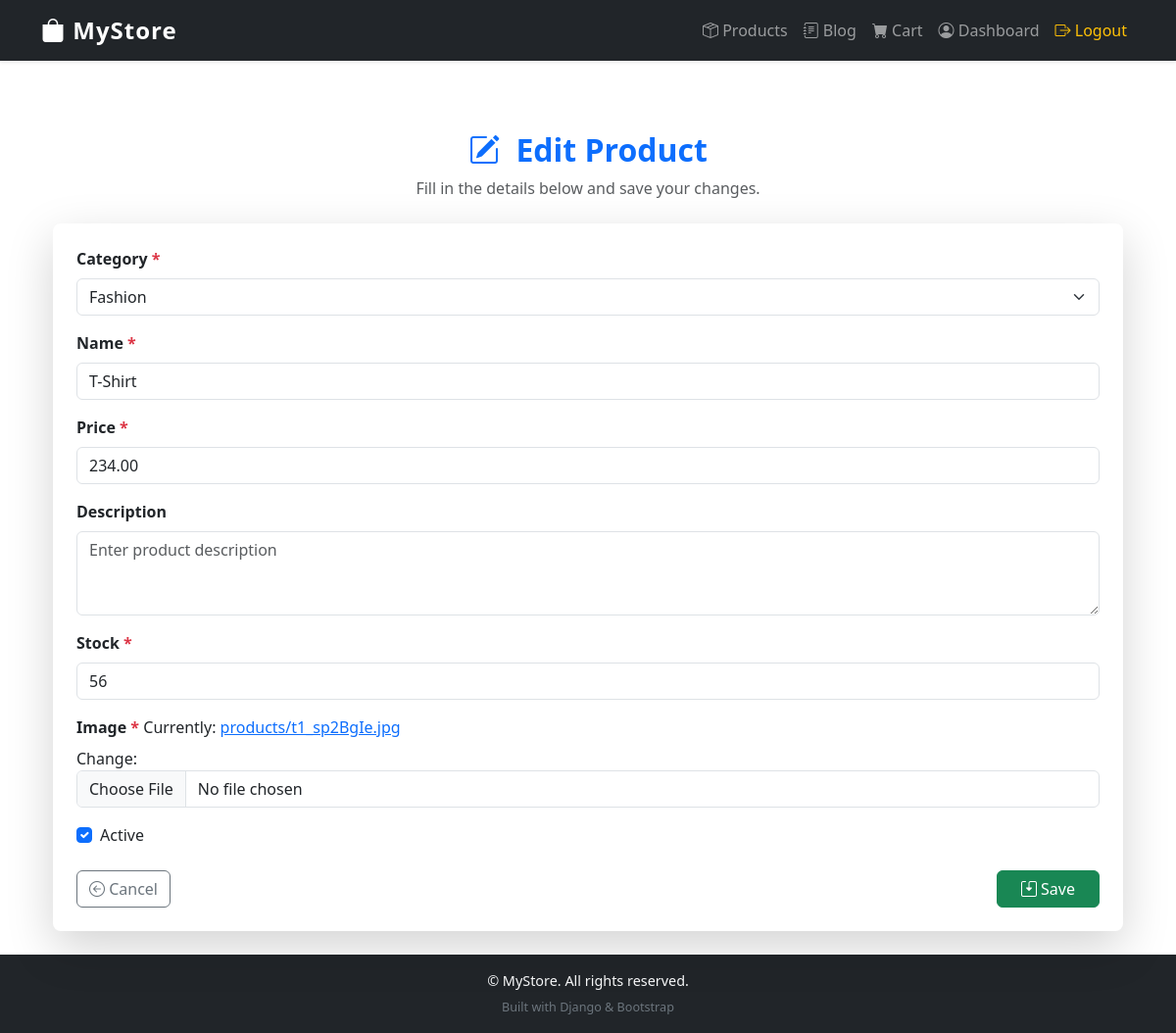
Page /store/products/11/edit/ (signed in) on the committed database.
### store/models.py (models this page shows, shortened)
class Product(models.Model):
    category = models.ForeignKey(Category, on_delete=models.CASCADE, related_name="products"  )
    name = models.CharField(max_length=255)
    price = models.DecimalField(max_digits=10, decimal_places=2)
    stock = models.PositiveIntegerField()
    image = models.ImageField(upload_to="products/")
    active = models.BooleanField(default=True)
    description = models.TextField(blank=True)
    created_at = models.DateTimeField(auto_now_add=True)
    is_featured = models.BooleanField(default=False)

### store/views.py (the view)
# urls.py: path('products/<int:pk>/edit/', views.product_update, name='product_edit'),
@login_required(login_url='accounts:login')
def product_update(request, pk):
    product = get_object_or_404(Product, pk=pk)
    if request.method == 'POST':
        form = ProductForm(request.POST, request.FILES, instance=product)
        if form.is_valid():
            form.save()
            return redirect('store:product_list')
    else:
        form = ProductForm(instance=product)
    return render(request, 'store/product_form.html', {'form': form, 'title': 'Edit Product'})

### store/forms.py
class ProductForm(forms.ModelForm):
    class Meta:
        model = Product
        fields = ['category', 'name', 'price', 'description', 'stock', 'image', 'active']
        widgets = {
            'name': forms.TextInput(attrs={'placeholder': 'Enter product name'}),
            'price': forms.NumberInput(attrs={'placeholder': 'Enter price'}),
            'stock': forms.NumberInput(attrs={'placeholder': 'Enter stock quantity'}),
            'image': forms.ClearableFileInput(attrs={'class': 'form-control-file'}),
            'description': forms.Textarea(attrs={'placeholder': 'Enter product description', 'rows': 3}),
            'active': forms.CheckboxInput(attrs={'class': 'form-check-input'}),
            'category': forms.Select(attrs={'class': 'form-select'}),
        }

### accounts/models.py (called while the page is built)
    @property
    def is_staff(self):
        return self.is_admin

### store/models.py (called while the page is built)
    def __str__(self):
        return self.name

### store/templates/store/product_form.html (shortened to what this page needs)
{% extends "base.html" %}
{% load widget_tweaks %}
{% block content %}
<div class="container mt-5">
    <div class="text-center mb-4">
        <h2 class="fw-bold text-primary">
            <i class="bi bi-pencil-square me-2"></i> {{ title }}
        </h2>
        <p class="text-muted">Fill in the details below and save your changes.</p>
    </div>
    <div class="card shadow-lg border-0 rounded-3">
        <div class="card-body p-4">
            <form method="POST" enctype="multipart/form-data" novalidate>
                {% for field in form %}
    <div class="mb-3">
        {% if field.field.widget.input_type == "checkbox" %}
            <div class="form-check">
                {{ field|add_class:"form-check-input" }}
                <label for="{{ field.id_for_label }}" class="form-check-label">
                    {{ field.label }}
                </label>
            </div>
        {% else %}
            <label for="{{ field.id_for_label }}" class="form-label fw-semibold">
                {{ field.label }}
                {% if field.field.required %}
                    <span class="text-danger">*</span>
                {% endif %}
            </label>
            {{ field|add_class:"form-control" }}
        {% endif %}
    </div>
{% endfor %}
                <div class="d-flex justify-content-between mt-4">
                    <a href="{% url 'store:product_list' %}" class="btn btn-outline-secondary">
                        <i class="bi bi-arrow-left-circle"></i> Cancel
                    </a>
                    <button type="submit" class="btn btn-success px-4">
                        <i class="bi bi-save2"></i> Save
                    </button>
                </div>
            </form>
        </div>
    </div>
</div>
<link rel="stylesheet" href="https://cdn.jsdelivr.net/npm/bootstrap-icons@1.11.1/font/bootstrap-icons.css">
{% endblock %}

### static/css/style.css (style rules this page uses)
body { font-family: 'Segoe UI', Tahoma, Geneva, Verdana, sans-serif; }

### rows in the picture
Product: form "Fashion" "T-Shirt" "234.00" "56", form "☑"

### other values in the picture
{{ title }} "Edit Product"
{{ field.label }} "Category" "Name" "Price" "Description" "Stock" "Image"
{{ field.label }} "Active"
